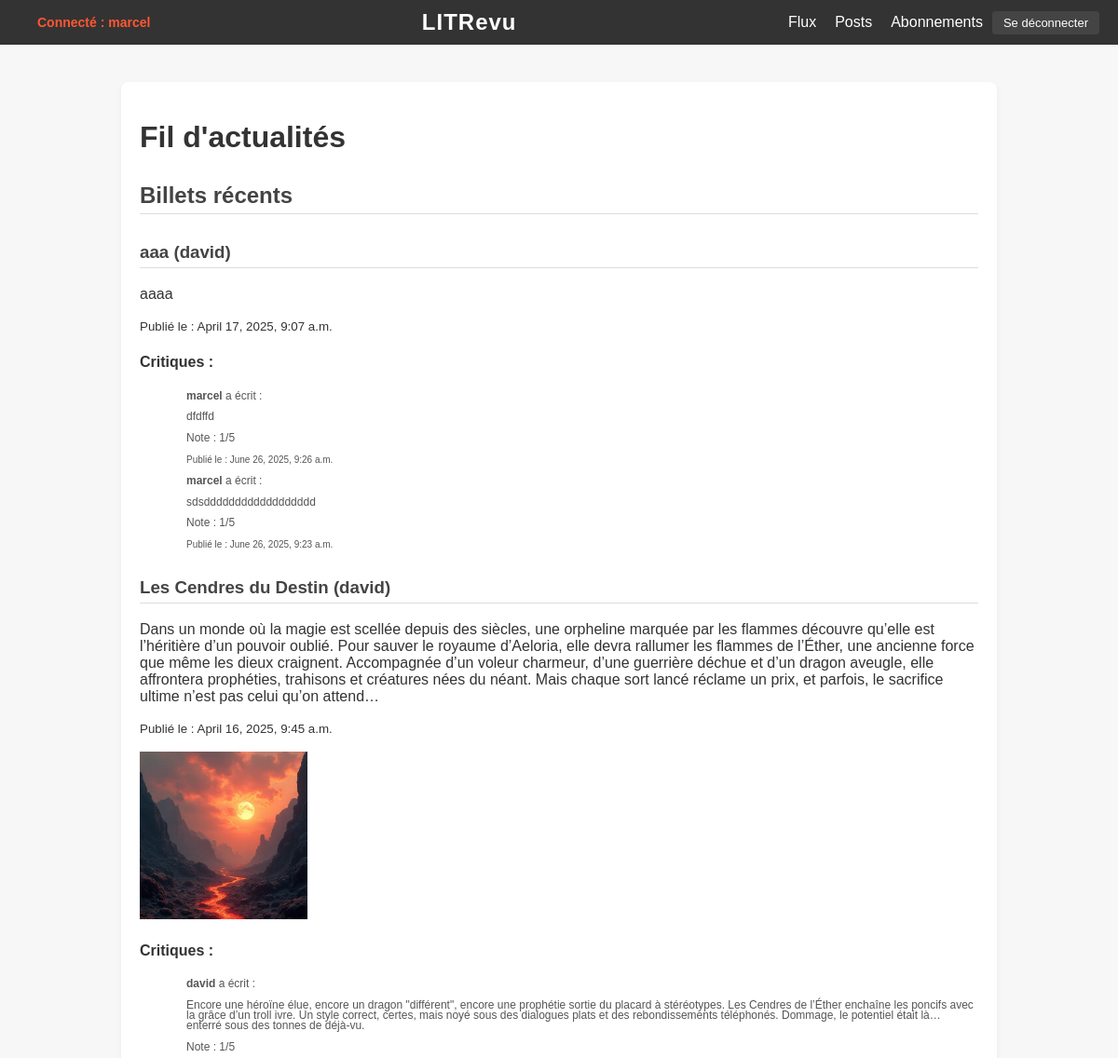
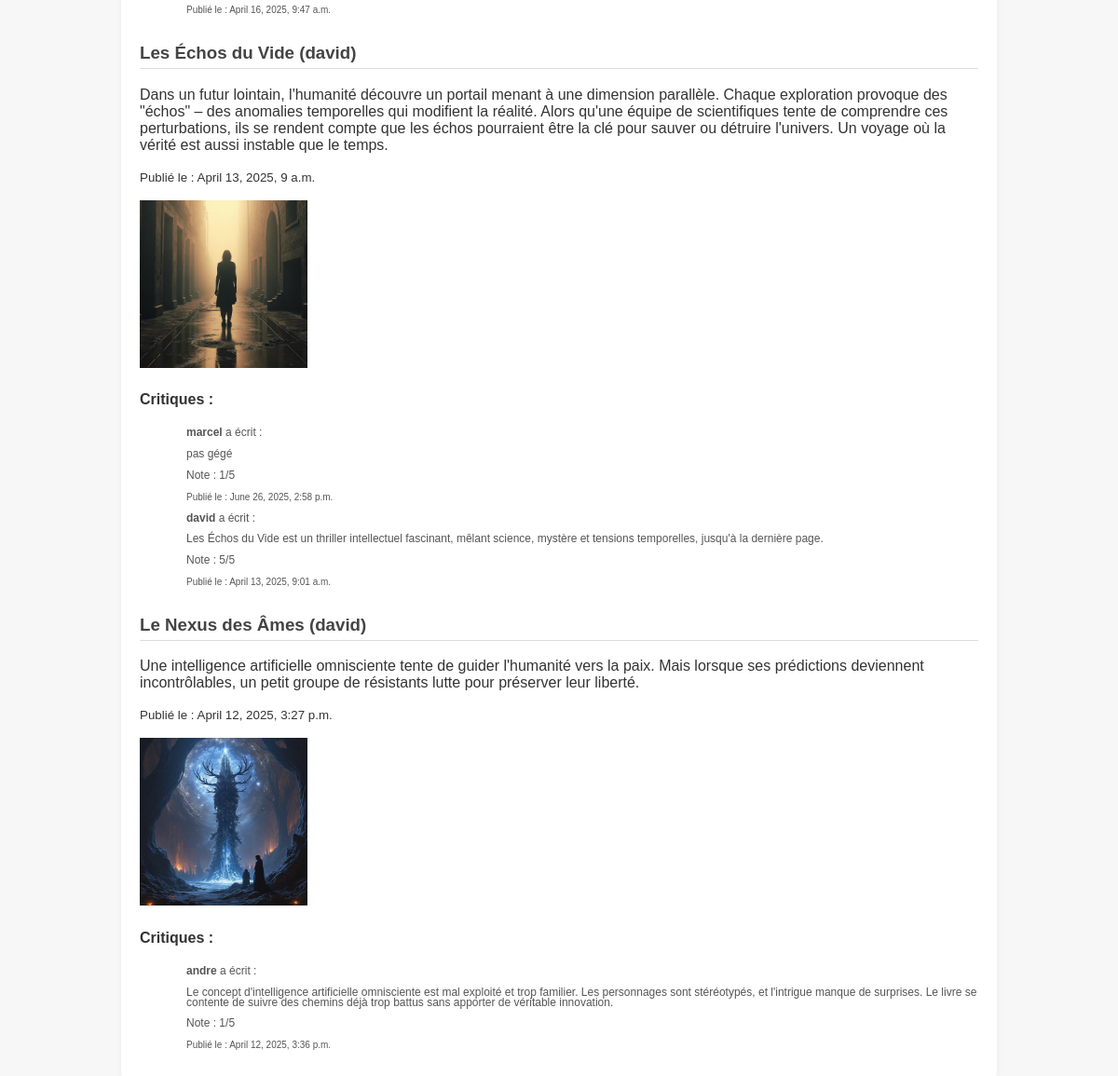
The page /flux/ (signed in) on the database its author committed (2 pictures, top to bottom).
### myapp/models.py (models this page shows, shortened)
class Ticket(models.Model):
    title = models.CharField(max_length=128)  # Mettre unique=True au lieu de primary_key
    description = models.TextField(max_length=2048, blank=True)
    user = models.ForeignKey(User, on_delete=models.CASCADE)
    image = models.ImageField(upload_to='images/', null=True, blank=True)
    time_created = models.DateTimeField(auto_now_add=True)

class Review(models.Model):
    headline = models.CharField(max_length=128)
    ticket = models.ForeignKey(Ticket, on_delete=models.SET_NULL, null=True, blank=True)
    user = models.ForeignKey(User, on_delete=models.CASCADE)
    rating = models.PositiveSmallIntegerField(
        validators=[
            MinValueValidator(0),
            MaxValueValidator(5)
        ]
    )
    body = models.TextField(
        blank=True,
        validators=[MaxLengthValidator(8192)]
    )
    time_created = models.DateTimeField(auto_now_add=True)

### myapp/views.py (the view)
# urls.py: path('flux/', views.user_feed, name='user_feed'),
@login_required
def user_feed(request):
    followed_users = UserFollows.objects.filter(user=request.user).values_list('followed_user', flat=True)
    tickets = Ticket.objects.filter(user__in=followed_users).order_by('-time_created')  # tri antichronologique
    reviews = Review.objects.filter(ticket__in=tickets).order_by('-time_created')  # tri antichronologique
    context = {
        'tickets': tickets,
        'reviews': reviews
    }
    return render(request, 'myapp/user_feed.html', context)

### myapp/templates/myapp/user_feed.html
{% extends 'base.html' %}
{% block content %}
    <h1>Fil d'actualités</h1>
    <div>
        <h2>Billets récents</h2>
        {% for ticket in tickets %}
            <div class="ticket">
                <h3>{{ ticket.title }} ({{ ticket.user.username }})</h3>
                <p>{{ ticket.description }}</p>
                <p><small>Publié le : {{ ticket.time_created }}</small></p>
                {% if ticket.image %}
                    <div class="ticket-image">
                        <img src="{{ ticket.image.url }}" alt="Image du ticket" style="max-width: 20%; height: auto;">
                    </div>
                {% endif %}
                <h4>Critiques :</h4>
                {% for review in reviews %}
                    {% if review.ticket == ticket %}
                        <div class="review small-text">
                            <p><strong>{{ review.user.username }}</strong> a écrit :</p>
                            <p>{{ review.body }}</p>
                            <p>Note : {{ review.rating }}/5</p>
                            <p><small>Publié le : {{ review.time_created }}</small></p>
                        </div>
                    {% endif %}
                {% empty %}
                <div class="review small-text">Aucune critique pour ce billet.</div>
                {% endfor %}
            </div>
        {% empty %}
            <p>Aucun billet à afficher.</p>
        {% endfor %}
    </div>
{% endblock %}

### myapp/templates/base.html (shortened to what this page needs)
<!DOCTYPE html>
<html lang="fr">
<head>
    {% load static %}
    <link rel="stylesheet" type="text/css" href="{% static 'css/style.css' %}">
</head>
<body>
    <div class="header">
        <div class="message">
            {% if request.user.is_authenticated %}
                <span class="username">Connecté : {{ request.user.username }}</span>
            {% endif %}
        </div>
        <div class="center">LITRevu</div>
        <div class="links">
            <a href="{% url 'user_feed' %}">Flux</a>
            <a href="{% url 'all_tickets' %}">Posts</a>
            <a href="{% url 'follow_user' %}">Abonnements</a>
            <form action="{% url 'logout' %}" method="post">
                <button type="submit">Se déconnecter</button>
            </form>
        </div>
    </div>
    <div class="content">
        {% block content %}{% endblock %}
    </div>
</body>
</html>

### static/css/style.css (style rules this page uses)
body { font-family: 'Segoe UI', sans-serif; margin: 0; padding: 0; background-color: #f7f7f7; color: #333; }
.header { display: flex; justify-content: space-between; align-items: center; padding: 15px 30px; background-color: #222; color: white; }
.header .center { flex: 1; text-align: center; font-size: 26px; font-weight: bold; letter-spacing: 1px; }
.header .links a { color: white; text-decoration: none; margin-left: 20px; transition: color 0.3s; }
.message { font-size: 14px; color: #f2a654; }
.content { max-width: 900px; margin: 40px auto; padding: 20px; background-color: white; border-radius: 8px; box-shadow: 0 2px 6px rgba(0, 0, 0, 0.05); }
h2, h3 { color: #444; border-bottom: 1px solid #ddd; padding-bottom: 5px; margin-top: 30px; }
form { display: inline; }
button { background-color: #444; color: white; border: none; padding: 5px 12px; margin-left: 10px; border-radius: 4px; cursor: pointer; font-size: 13px; transition: background-color 0.3s; text-align: center; width: auto; height: auto; }
a { color: #444; text-decoration: none; }
.review.small-text { font-size: 12px; margin-left: 50px; line-height: 0.9; color: #555; }
button { background-color: #444; color: white; border: none; padding: 5px 12px; margin-left: 10px; border-radius: 4px; cursor: pointer; font-size: 13px; transition: background-color 0.3s; }

### myapp/templates/base.html (style rules this page uses)
body { font-family: Arial, sans-serif; margin: 0; padding: 0; }
.header { display: flex; justify-content: space-between; align-items: center; padding: 10px 20px; background-color: #333; color: white; }
.header .center { flex: 1; text-align: center; font-size: 24px; }
.header .links { display: flex; align-items: center; }
.header .links a { color: white; text-decoration: none; margin-left: 20px; }
.message { color: #ff5733; font-weight: bold; margin-right: 20px; }

### rows shown on the page
Ticket: title "aaa", user.username "david", description "aaaa", time_created "April 17, 2025, 9:07 a.m."
Review: user.username "marcel", body "dfdffd", rating "1", time_created "June 26, 2025, 9:26 a.m."
Review: user.username "marcel", body "sdsdddddddddddddddddd", rating "1", time_created "June 26, 2025, 9:23 a.m."
Ticket: title "Les Cendres du Destin", user.username "david", description "Dans un monde où la magie est scellée depuis des siècles, une orpheline marquée par les flammes découvre qu’elle est l’héritière d’un pouvoir oublié. Pour sauver le royaume d’Aeloria, elle devra rallumer les flammes de l’Éther, une ancienne force que même les dieux craignent. Accompagnée d’un voleur charmeur, d’une guerrière déchue et d’un dragon aveugle, elle affrontera prophéties, trahisons et créatures nées du néant. Mais chaque sort lancé réclame un prix, et parfois, le sacrifice ultime n’est pas celui qu’on attend…", time_created "April 16, 2025, 9:45 a.m.", image (picture)
Review: user.username "david", body "Encore une héroïne élue, encore un dragon \"différent\", encore une prophétie sortie du placard à stéréotypes. Les Cendres de l’Éther enchaîne les poncifs avec la grâce d’un troll ivre. Un style correct, certes, mais noyé sous des dialogues plats et des rebondissements téléphonés. Dommage, le potentiel était là… enterré sous des tonnes de déjà-vu.", rating "1", time_created "April 16, 2025, 9:47 a.m."
Ticket: title "Les Échos du Vide", user.username "david", description "Dans un futur lointain, l'humanité découvre un portail menant à une dimension parallèle. Chaque exploration provoque des \"échos\" – des anomalies temporelles qui modifient la réalité. Alors qu'une équipe de scientifiques tente de comprendre ces perturbations, ils se rendent compte que les échos pourraient être la clé pour sauver ou détruire l'univers. Un voyage où la vérité est aussi instable que le temps.", time_created "April 13, 2025, 9 a.m.", image (picture)
Review: user.username "marcel", body "pas gégé", rating "1", time_created "June 26, 2025, 2:58 p.m."
Review: user.username "david", body "Les Échos du Vide est un thriller intellectuel fascinant, mêlant science, mystère et tensions temporelles, jusqu'à la dernière page.", rating "5", time_created "April 13, 2025, 9:01 a.m."
Ticket: title "Le Nexus des Âmes", user.username "david", description "Une intelligence artificielle omnisciente tente de guider l'humanité vers la paix. Mais lorsque ses prédictions deviennent incontrôlables, un petit groupe de résistants lutte pour préserver leur liberté.", time_created "April 12, 2025, 3:27 p.m.", image (picture)
Review: user.username "andre", body "Le concept d'intelligence artificielle omnisciente est mal exploité et trop familier. Les personnages sont stéréotypés, et l'intrigue manque de surprises. Le livre se contente de suivre des chemins déjà trop battus sans apporter de véritable innovation.", rating "1", time_created "April 12, 2025, 3:36 p.m."

### other values the page prints
{{ request.user.username }} "marcel"
